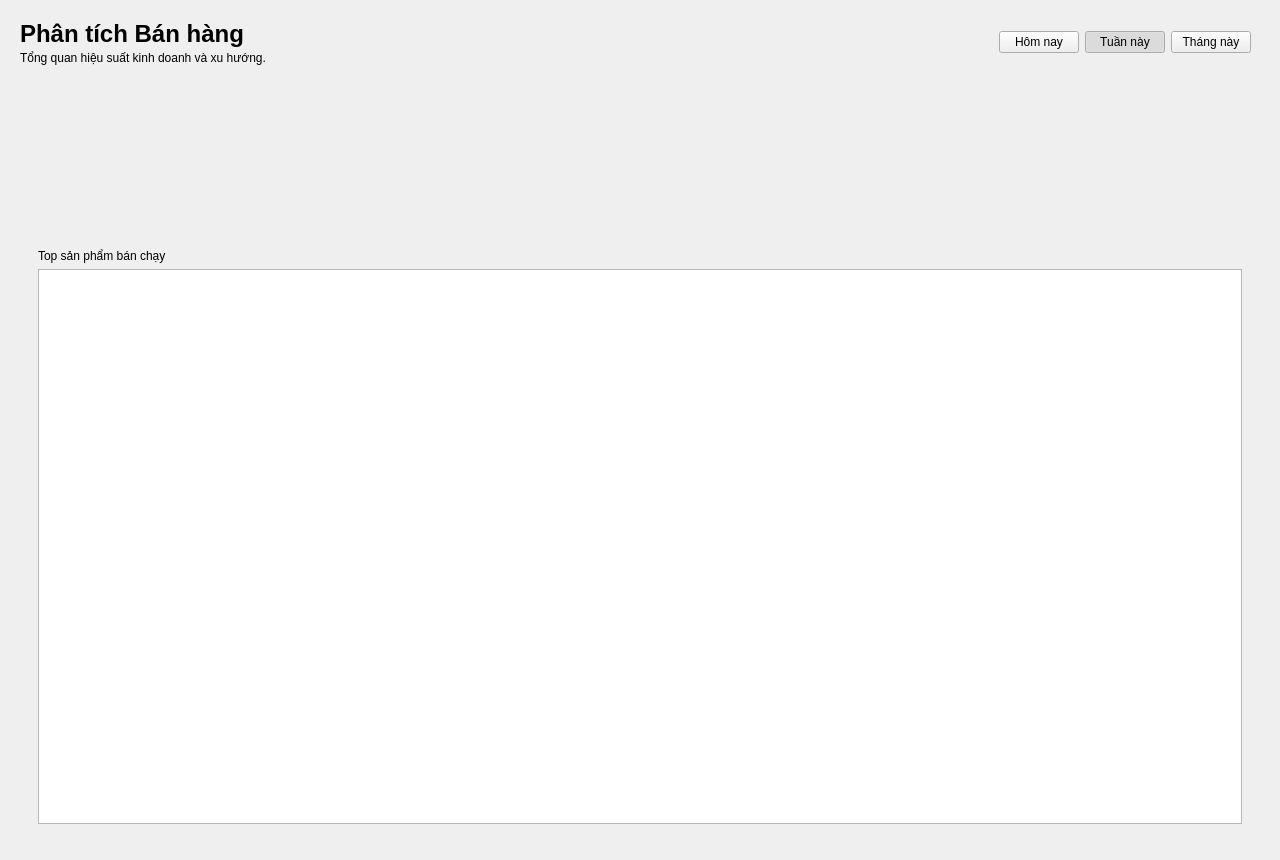
<?xml version="1.0" encoding="UTF-8"?>
<ui version="4.0">
 <class>Analytics</class>
 <widget class="QWidget" name="Analytics">
  <property name="geometry">
   <rect>
    <x>0</x>
    <y>0</y>
    <width>1280</width>
    <height>860</height>
   </rect>
  </property>
  <property name="windowTitle">
   <string>Phân tích bán hàng</string>
  </property>
  <layout class="QVBoxLayout" name="rootLayout">
   <property name="spacing">
    <number>16</number>
   </property>
   <property name="leftMargin">
    <number>20</number>
   </property>
   <property name="topMargin">
    <number>20</number>
   </property>
   <property name="rightMargin">
    <number>20</number>
   </property>
   <property name="bottomMargin">
    <number>20</number>
   </property>
   <item>
    <layout class="QHBoxLayout" name="headerLayout">
     <item>
      <layout class="QVBoxLayout" name="titleLayout">
       <property name="spacing">
        <number>3</number>
       </property>
       <item>
        <widget class="QLabel" name="lblTitle">
         <property name="font">
          <font>
           <pointsize>18</pointsize>
           <bold>true</bold>
          </font>
         </property>
         <property name="text">
          <string>Phân tích Bán hàng</string>
         </property>
        </widget>
       </item>
       <item>
        <widget class="QLabel" name="lblSubtitle">
         <property name="font">
          <font>
           <pointsize>9</pointsize>
          </font>
         </property>
         <property name="text">
          <string>Tổng quan hiệu suất kinh doanh và xu hướng.</string>
         </property>
        </widget>
       </item>
      </layout>
     </item>
     <item>
      <spacer name="horizontalSpacer">
       <property name="orientation">
        <enum>Qt::Horizontal</enum>
       </property>
       <property name="sizeHint" stdset="0">
        <size>
         <width>40</width>
         <height>20</height>
        </size>
       </property>
      </spacer>
     </item>
     <item>
      <widget class="QFrame" name="framePeriodToggle">
       <layout class="QHBoxLayout" name="toggleLayout">
        <item>
         <widget class="QPushButton" name="btnPeriodToday">
          <property name="text">
           <string>Hôm nay</string>
          </property>
          <property name="checkable">
           <bool>true</bool>
          </property>
         </widget>
        </item>
        <item>
         <widget class="QPushButton" name="btnPeriodWeek">
          <property name="text">
           <string>Tuần này</string>
          </property>
          <property name="checkable">
           <bool>true</bool>
          </property>
          <property name="checked">
           <bool>true</bool>
          </property>
         </widget>
        </item>
        <item>
         <widget class="QPushButton" name="btnPeriodMonth">
          <property name="text">
           <string>Tháng này</string>
          </property>
          <property name="checkable">
           <bool>true</bool>
          </property>
         </widget>
        </item>
       </layout>
      </widget>
     </item>
    </layout>
   </item>
   <item>
    <layout class="QHBoxLayout" name="cardsLayout">
     <property name="spacing">
      <number>16</number>
     </property>
     <item>
      <widget class="QFrame" name="cardRevenue">
       <property name="minimumSize">
        <size>
         <width>0</width>
         <height>120</height>
        </size>
       </property>
      </widget>
     </item>
     <item>
      <widget class="QFrame" name="cardOrders"/>
     </item>
     <item>
      <widget class="QFrame" name="cardAov"/>
     </item>
     <item>
      <widget class="QFrame" name="cardReturn"/>
     </item>
    </layout>
   </item>
   <item>
    <layout class="QHBoxLayout" name="middleLayout">
     <property name="spacing">
      <number>16</number>
     </property>
     <item>
      <widget class="QFrame" name="cardTimeChart"/>
     </item>
     <item>
      <widget class="QFrame" name="cardCategory"/>
     </item>
    </layout>
   </item>
   <item>
    <widget class="QFrame" name="cardTopProducts">
     <layout class="QVBoxLayout" name="topProductsLayout">
      <property name="leftMargin">
       <number>18</number>
      </property>
      <property name="topMargin">
       <number>16</number>
      </property>
      <property name="rightMargin">
       <number>18</number>
      </property>
      <property name="bottomMargin">
       <number>16</number>
      </property>
      <item>
       <widget class="QLabel" name="lblTopProductsTitle">
        <property name="text">
         <string>Top sản phẩm bán chạy</string>
        </property>
       </widget>
      </item>
      <item>
       <widget class="QTableWidget" name="tblTopProducts"/>
      </item>
     </layout>
    </widget>
   </item>
  </layout>
 </widget>
 <resources/>
 <connections/>
</ui>
